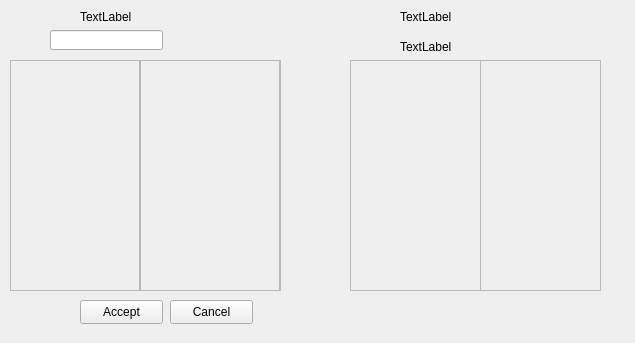
<?xml version="1.0" encoding="UTF-8"?>
<ui version="4.0">
 <class>tradeview</class>
 <widget class="QWidget" name="tradeview">
  <property name="geometry">
   <rect>
    <x>0</x>
    <y>0</y>
    <width>635</width>
    <height>343</height>
   </rect>
  </property>
  <property name="windowTitle">
   <string>Form</string>
  </property>
  <widget class="QLineEdit" name="le_money">
   <property name="geometry">
    <rect>
     <x>50</x>
     <y>30</y>
     <width>113</width>
     <height>20</height>
    </rect>
   </property>
  </widget>
  <widget class="QLabel" name="l_otherName">
   <property name="geometry">
    <rect>
     <x>400</x>
     <y>10</y>
     <width>57</width>
     <height>14</height>
    </rect>
   </property>
   <property name="text">
    <string>TextLabel</string>
   </property>
  </widget>
  <widget class="QLabel" name="l_name">
   <property name="geometry">
    <rect>
     <x>80</x>
     <y>10</y>
     <width>57</width>
     <height>14</height>
    </rect>
   </property>
   <property name="text">
    <string>TextLabel</string>
   </property>
  </widget>
  <widget class="QLabel" name="l_otherMoney">
   <property name="geometry">
    <rect>
     <x>400</x>
     <y>40</y>
     <width>57</width>
     <height>14</height>
    </rect>
   </property>
   <property name="text">
    <string>TextLabel</string>
   </property>
  </widget>
  <widget class="QFrame" name="f_toTrade">
   <property name="geometry">
    <rect>
     <x>10</x>
     <y>60</y>
     <width>271</width>
     <height>231</height>
    </rect>
   </property>
   <property name="frameShape">
    <enum>QFrame::StyledPanel</enum>
   </property>
   <property name="frameShadow">
    <enum>QFrame::Raised</enum>
   </property>
   <widget class="QFrame" name="f_items">
    <property name="geometry">
     <rect>
      <x>0</x>
      <y>0</y>
      <width>131</width>
      <height>231</height>
     </rect>
    </property>
    <property name="frameShape">
     <enum>QFrame::StyledPanel</enum>
    </property>
    <property name="frameShadow">
     <enum>QFrame::Raised</enum>
    </property>
   </widget>
   <widget class="QFrame" name="f_mobs">
    <property name="geometry">
     <rect>
      <x>129</x>
      <y>0</y>
      <width>141</width>
      <height>231</height>
     </rect>
    </property>
    <property name="frameShape">
     <enum>QFrame::StyledPanel</enum>
    </property>
    <property name="frameShadow">
     <enum>QFrame::Raised</enum>
    </property>
   </widget>
  </widget>
  <widget class="QFrame" name="f_otherToTrade">
   <property name="geometry">
    <rect>
     <x>350</x>
     <y>60</y>
     <width>251</width>
     <height>231</height>
    </rect>
   </property>
   <property name="frameShape">
    <enum>QFrame::StyledPanel</enum>
   </property>
   <property name="frameShadow">
    <enum>QFrame::Raised</enum>
   </property>
   <widget class="QFrame" name="f_otherItems">
    <property name="geometry">
     <rect>
      <x>0</x>
      <y>0</y>
      <width>131</width>
      <height>231</height>
     </rect>
    </property>
    <property name="frameShape">
     <enum>QFrame::StyledPanel</enum>
    </property>
    <property name="frameShadow">
     <enum>QFrame::Raised</enum>
    </property>
   </widget>
   <widget class="QFrame" name="f_otherMobs">
    <property name="geometry">
     <rect>
      <x>130</x>
      <y>0</y>
      <width>121</width>
      <height>231</height>
     </rect>
    </property>
    <property name="frameShape">
     <enum>QFrame::StyledPanel</enum>
    </property>
    <property name="frameShadow">
     <enum>QFrame::Raised</enum>
    </property>
   </widget>
  </widget>
  <widget class="QPushButton" name="b_accept">
   <property name="geometry">
    <rect>
     <x>80</x>
     <y>300</y>
     <width>83</width>
     <height>24</height>
    </rect>
   </property>
   <property name="text">
    <string>Accept</string>
   </property>
  </widget>
  <widget class="QPushButton" name="b_cancel">
   <property name="geometry">
    <rect>
     <x>170</x>
     <y>300</y>
     <width>83</width>
     <height>24</height>
    </rect>
   </property>
   <property name="text">
    <string>Cancel</string>
   </property>
  </widget>
 </widget>
 <resources/>
 <connections/>
</ui>
